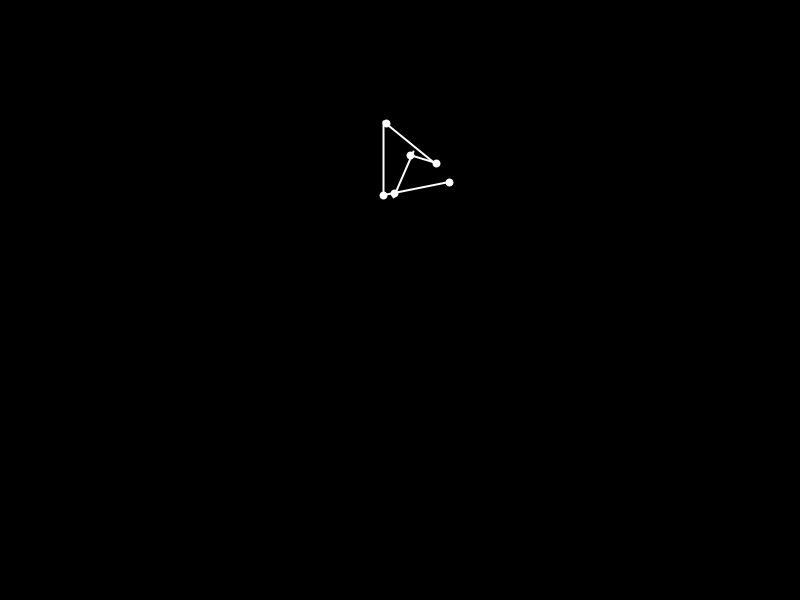
Frame 1 (no input)
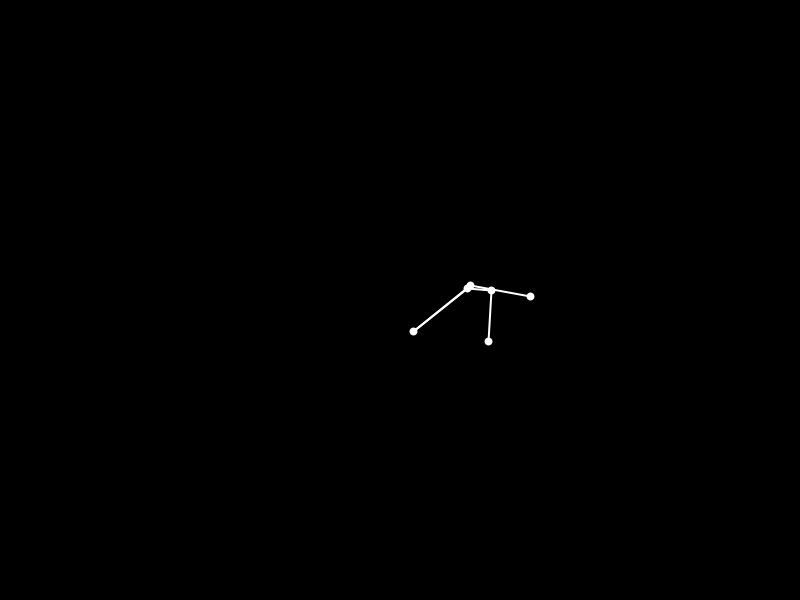
Frame 60 (the mouse pressed at the canvas centre just before this capture)
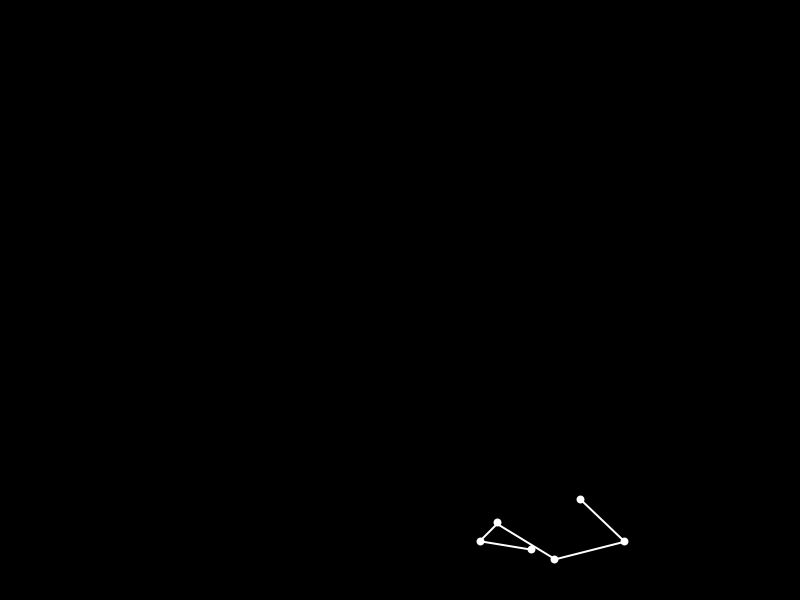
Frame 120 (the mouse held since frame 60 and released just before this capture)

The Processing sketch that drew these frames (run headless with seeded random() and noise(); from frame 60 on, the mouse is pressed at the canvas centre):

// Processing sketch: Verlet_physics
// ── Verlet_physics.pde
float friction = 1;
float drag = 0.9999;
float gravity = 0.5;
int pts = 6;
int stcks = 5;

ArrayList<Point> points = new ArrayList<Point>();
ArrayList<Stick> sticks = new ArrayList<Stick>();

void setup(){
  size(800,600);
  for (int i = 0; i < pts; i++){
    float randx = random(350, width - 350);
    float randy = random(100, 300);
    Point p = new Point(randx, randy, randx + random(-5, 5), randy + random(-5, 5));
    points.add(p);
  }
  for (int i = 0; i < stcks; i++){
    if(i < stcks - 1){
      Stick s = new Stick(points.get(i), points.get(i + 1), distance(points.get(i), points.get(i + 1)));
      sticks.add(s);
    }else{
      Stick s = new Stick(points.get(stcks), points.get(0), distance(points.get(stcks), points.get(0)));
      sticks.add(s);
    }
    //if(i < stcks - 1){
    //  Stick s = new Stick(points.get(i), points.get(i + 2), distance(points.get(i), points.get(i + 2)));
    //  sticks.add(s);
    //}else{
    //  Stick s = new Stick(points.get(stcks - 3), points.get(0), distance(points.get(stcks - 3), points.get(0)));
    //  sticks.add(s);
    //}
  }
  //Stick s1 = new Stick(points.get(2), points.get(0), distance(points.get(2), points.get(0)));
  //sticks.add(s1);
  //Stick s2 = new Stick(points.get(1), points.get(3), distance(points.get(1), points.get(3)));
  //sticks.add(s2);
}

void draw(){
  background(0);
  for (Point p : points){
    p.updatePoint();
    p.renderPoint();
  }
  for (Stick s : sticks){
    s.updateStick();
    s.renderStick(); //<>//
  }
  
}

float distance(Point a, Point b){
  float dist = sqrt((a.x - b.x) * (a.x - b.x) + (a.y - b.y) * (a.y - b.y));
  return dist;
}

class Point{
  
  float x;
  float y;
  float oldX;
  float oldY;
  
  Point(float x_, float y_, float oldX_, float oldY_){
    x = x_;
    y = y_;
    oldX = oldX_;
    oldY = oldY_;
  }
  
  void updatePoint(){
    float vx = x - oldX;
    float vy = y - oldY;
    oldX = x;
    oldY = y;
    x += vx * drag;
    y += vy * drag;
    y += gravity;
    
    if(x > width){
      x = width;
      oldX = x + vx * friction;
    }else if(x < 0){
      x = 0;
      oldX = x + vx * friction;
    }
    if(y > height){
      y = height;
      oldY = y + vy * friction;
    }else if(y < 0){
      y = 0;
      oldY = y + vy * friction;
    }
  }
  
  void renderPoint(){
    strokeWeight(8);
    stroke(255);
    point(x, y);
  }
}

class Stick{
  Point p0;
  Point p1;
  //float maxLength;
  //float minLength;
  float idealLength;
  
  Stick(Point pa, Point pb, float idealLength_){
    p0 = pa; p1 = pb; 
    //maxLength = maxLength_; minLength = minLength_; 
    idealLength = idealLength_;
  }
  
  void updateStick(){
    float dx = p1.x - p0.x;
    float dy = p1.y - p0.y;
    float dist = sqrt(dx*dx + dy*dy);
    float diff = this.idealLength - dist;
    float percent = diff / dist / 2;
    float offsetX = dx * percent;
    float offsetY = dy * percent;
    p0.x -= offsetX;
    p0.y -= offsetY;
    p1.x += offsetX;
    p1.y += offsetY;
  }
  
  void renderStick(){
    stroke(255);
    strokeWeight(2);
    line(p0.x, p0.y, p1.x, p1.y);
  }
}
